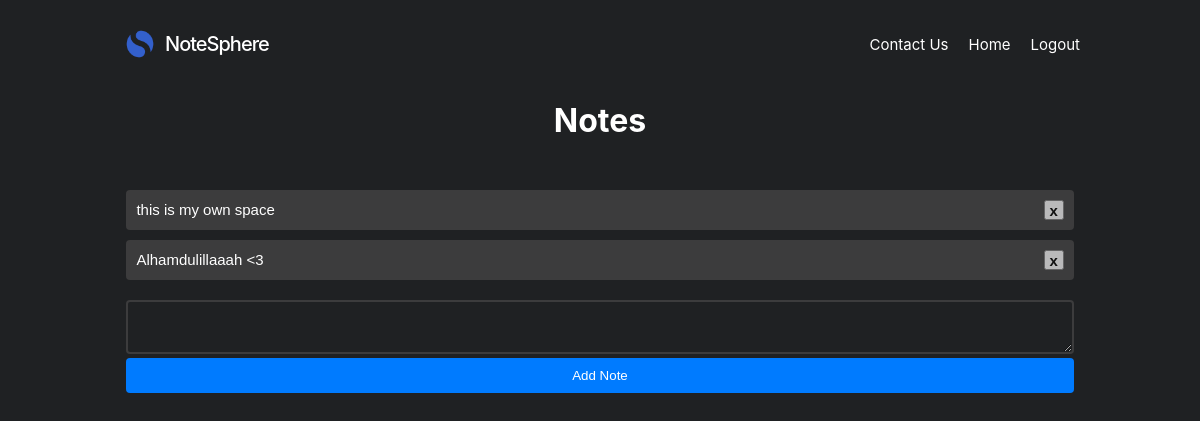
The page /notes_space (signed in) on the database as committed earlier.
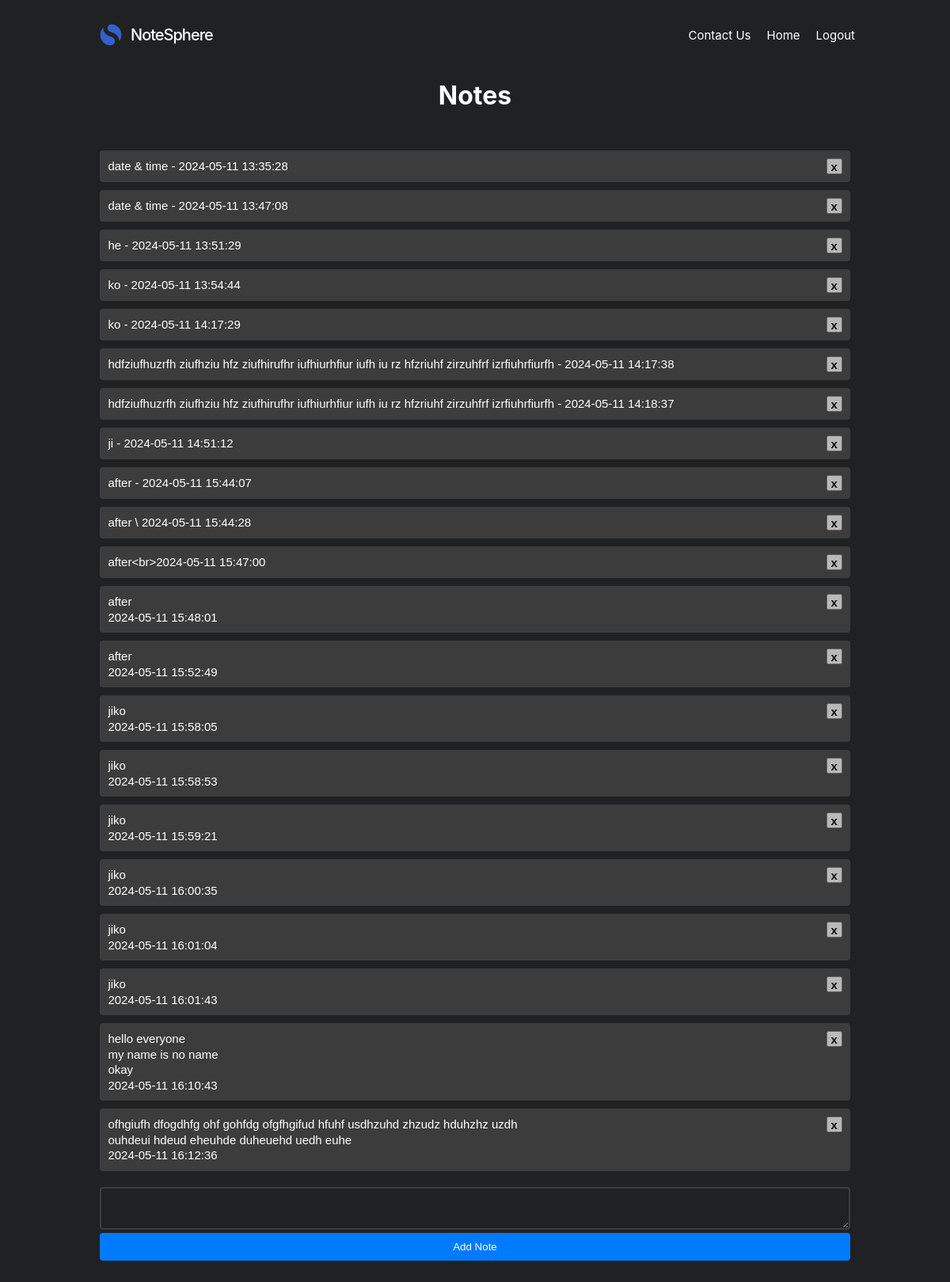
The same page on the database as committed later.
### website/models.py (models this page shows)
class Note(db.Model):
  id = db.Column(db.Integer, primary_key=True)
  text = db.Column(db.String(10000))
  date = db.Column(db.DateTime(timezone=True), default=func.now())
  user_id = db.Column(db.Integer, db.ForeignKey('user.id'))

### website/views.py (the view, shortened to what this page needs)
@views.route('/notes_space', methods=['GET', 'POST'])
@login_required
def notes():
  return render_template("notes_space.html", user=current_user)

### website/__init__.py (called while the page is built)
def create_app():
	app = Flask(__name__)
	app.config['SECRET_KEY'] = 'not secret'
	app.config['SQLALCHEMY_DATABASE_URI'] = f'sqlite:///{NOTESPHERE_DB}'
	db.init_app(app)
	from .views import views
	from .auth import auth
	app.register_blueprint(views, url_prefix='/')
	app.register_blueprint(auth, url_prefix='/')
	from .models import User, Note
	create_db(app)
	login_manager = LoginManager()
	login_manager.login_view = 'auth.login'
	login_manager.init_app(app)
	@login_manager.user_loader
	def load_user(id):
		return User.query.get(int(id))
	return app

### website/templates/notes_space.html (shortened to what this page needs)
<!DOCTYPE html>
<html lang="en">
<head>
    <link rel="stylesheet" href="{{ url_for('static', filename='css styles/notes_page.css') }}">
</head>
<body>
  <header class="site-header">
    <div class="site-branding">
      <img class="website_icon" src="../static/images/website_icon.png">
      <p class="site-title">NoteSphere</p>
    </div>
      <nav id="site-navigation" class="main-navigation">
        <div class="menu-primary-container">
          <ul class="main-menu">
            {% if user.is_authenticated %}
            <li class="contact_us">
              <a href="#">Contact Us</a>
            <li class="home">
              <a href="/">Home</a>
            </li>
            <li class="logout">
              <a href="/logout">Logout</a>
            </li>
            {% endif %}
          </ul></div>	</nav>
  </header>
  <h1>Notes</h1>
  <div class="notes-container">
    <ul class="list_notes">
      {% for note in user.notes %}
      <li class="note_item">
        <div class="note-content">
          <p class="note_text">{{ note.text }}</p>
      </div>
        <button class="close_btn" onclick="deleteNote({{ note.id }})">x</button>
      </li>
      {% endfor %}
    </ul>
    <form method="POST">
      <textarea name="note" id="note"></textarea>
      <div>
        <button class="submit">Add Note</button>
      </div>
  </div>
</body>
</html>

### website/static/css styles/notes_page.css (style rules this page uses)
body { background-color: #1f2123; color: #fff; padding-bottom: 30px; font-family: "SF Pro Display", "SF Pro Icons", "Helvetica Neue", "Helvetica", "Arial", sans-serif; }
.site-header { display: flex; justify-content: space-between; align-items: center; padding: 0; margin: 0 auto; max-width: 960px; width: 85%; height: 72px; color: white; }
.site-branding { display: flex; align-items: center; flex-grow: 1; }
.website_icon { width: 40px; margin-right: 5px; }
.site-title { font-size: 20px; font-weight:500; line-height: 72px; letter-spacing: -1px; margin-right: 100px; }
.main-navigation { display: flex; flex-shrink: 0; }
.main-menu { list-style: none; padding: 0; margin: 0; display: flex; }
.main-menu li { margin-right: 20px; }
.main-menu li:last-child { margin-right: 0; }
.main-menu a { color: white; font-size: 15px; text-decoration: none; }
h1 { text-align: center; }
.notes-container { width: 80%; margin: 50px auto; text-align: center; }
.list_notes { list-style: none; padding: 0; }
.note_item { background-color: #444444ce; color: white; padding: 10px; margin-bottom: 10px; border-radius: 4px; }
form { margin-top: 20px; }
textarea { width: 100%; padding: 10px; border: 2px solid #444444ce; border-radius: 4px; background-color: #1f2123; color: #a7aaad; box-sizing: border-box; outline: none; }
.submit { width: 100%; padding: 10px; border: none; border-radius: 4px; background-color: #007bff; color: #fff; cursor: pointer; transition: background-color 0.3s ease; }
.note_item { display: flex; justify-content: space-between; }
.note_text { text-align: left; margin: 0; white-space: pre-line; font-family: Arial, Helvetica, sans-serif; font-size: 15px; line-height: 1.3; }
.note-content { max-width: calc(100% - 30px); }
.close_btn { float: right; font-size: 15px; font-weight: bold; color: #000; opacity: .7; width: 20px; height: 20px; margin: 0; padding: 0; }

Rows that differ between the two databases and show on the page:
removed Note: text "this is my own space"
removed Note: text "Alhamdulillaaah <3"
added Note: text "date & time - 2024-05-11 13:35:28"
added Note: text "date & time - 2024-05-11 13:47:08"
added Note: text "he - 2024-05-11 13:51:29"
added Note: text "ko - 2024-05-11 13:54:44"
added Note: text "ko - 2024-05-11 14:17:29"
added Note: text "hdfziufhuzrfh ziufhziu hfz ziufhirufhr iufhiurhfiur iufh iu rz hfzriuhf zirzuhfrf izrfiuhrfiurfh - 2024-05-11 14:17:38"
added Note: text "hdfziufhuzrfh ziufhziu hfz ziufhirufhr iufhiurhfiur iufh iu rz hfzriuhf zirzuhfrf izrfiuhrfiurfh - 2024-05-11 14:18:37"
added Note: text "ji - 2024-05-11 14:51:12"
added Note: text "after - 2024-05-11 15:44:07"
added Note: text "after \\ 2024-05-11 15:44:28"
added Note: text "after<br>2024-05-11 15:47:00"
added Note: text "after 2024-05-11 15:48:01"
added Note: text "after 2024-05-11 15:52:49"
added Note: text "jiko 2024-05-11 15:58:05"
added Note: text "jiko 2024-05-11 15:58:53"
added Note: text "jiko 2024-05-11 15:59:21"
added Note: text "jiko 2024-05-11 16:00:35"
added Note: text "jiko 2024-05-11 16:01:04"
added Note: text "jiko 2024-05-11 16:01:43"
added Note: text "hello everyone my name is no name okay 2024-05-11 16:10:43"
added Note: text "ofhgiufh dfogdhfg ohf gohfdg ofgfhgifud hfuhf usdhzuhd zhzudz hduhzhz uzdh ouhdeui hdeud eheuhde duheuehd uedh euhe 2024-05-11 16:12:36"
